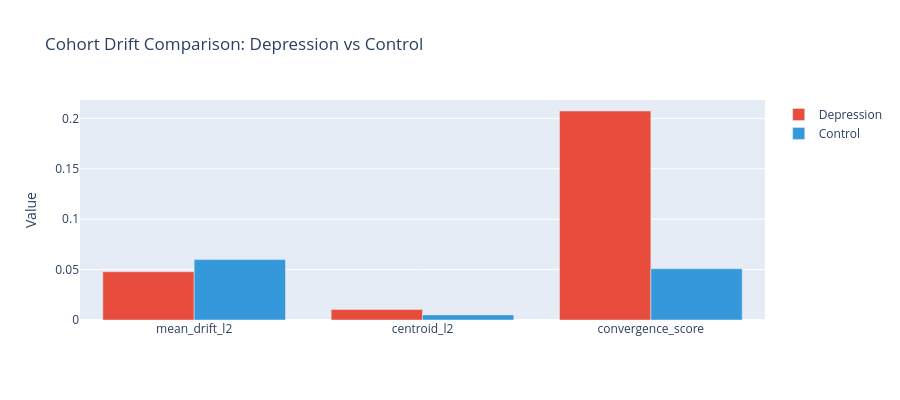

The notebook cell saved with this chart:
### Code cell
# Visualize cohort comparison
metrics = ['mean_drift_l2', 'centroid_l2', 'convergence_score']
dep_vals = [dep_report[m] for m in metrics]
ctl_vals = [ctl_report[m] for m in metrics]

fig = go.Figure(data=[
    go.Bar(name='Depression', x=metrics, y=dep_vals, marker_color=C_DEP),
    go.Bar(name='Control', x=metrics, y=ctl_vals, marker_color=C_CTL),
])
fig.update_layout(
    title='Cohort Drift Comparison: Depression vs Control',
    barmode='group', height=400,
    yaxis_title='Value',
)
fig.show()

### Figure 1 — Plotly figure (JSON) as saved in the notebook; plotly's stock layout.template omitted (floating-point values rounded to 4 significant figures)
{"data": [{"marker": {"color": "#e74c3c"}, "name": "Depression", "type": "bar", "x": ["mean_drift_l2", "centroid_l2", "convergence_score"], "y": [0.04784, 0.01044, 0.2073]}, {"marker": {"color": "#3498db"}, "name": "Control", "type": "bar", "x": ["mean_drift_l2", "centroid_l2", "convergence_score"], "y": [0.05993, 0.005078, 0.05083]}], "layout": {"barmode": "group", "height": 400, "title": {"text": "Cohort Drift Comparison: Depression vs Control"}, "yaxis": {"title": {"text": "Value"}}}}
